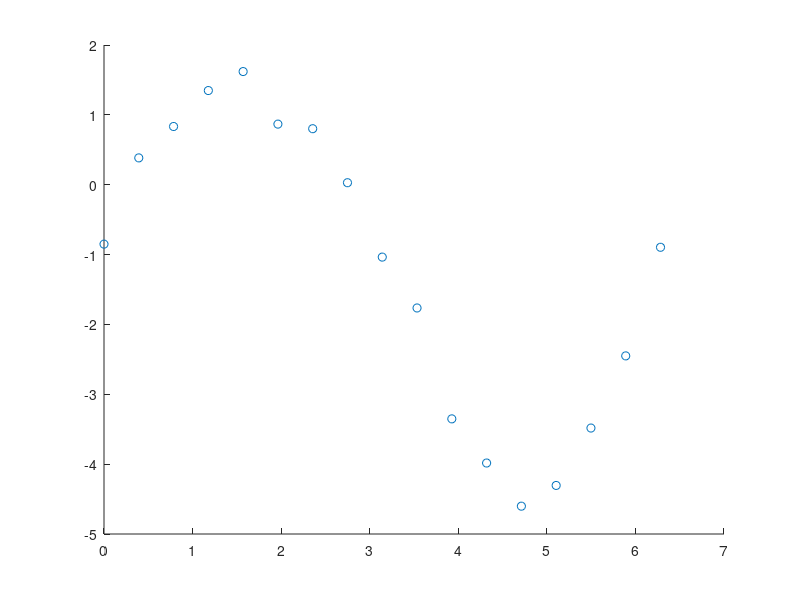

Write MATLAB code to recreate this figure. (Note: this script raises an error after producing the figure.)
function circleMagic
%     % generate simulatation data
    wx = [3 0.5];
    Ax = [1 11010];
    phix = [0 1];
    betax = [-pi/2 0];
    X = 0:pi/8:4*pi/2;
    Y = zeros(size(X));
    
    for ind = 1:length(wx)
        Y = Y + wx(ind) * sin(Ax(ind) * X + phix(ind)) + betax(ind) + rand(1, length(X))/3;
    end   
%     plot(Y, 'b');
    
%     % now fit the data

% return



    
%% Generate some data

% X = 2* pi*rand(100,1);
% X = sortrows(X);
% Y = 9 + 7*sin(2*X + 4*pi) + randn(100,1);

scatter(X,Y)

%%  Generate a fit

% Note that we need to pass three sets of input arguments to NonLinearModel
% # The X and Y data
% # A string describing our model
% # Starting conditions for the optimization solvers

% Generate some good starting conditions for the solvers

scatter(X, Y)
hold on

B01 = mean(Y);  % Vertical shift
B11 = (max(Y) - min(Y))/2; % Amplitude
B21 = 1; % Phase (Number of peaks)
B31 = 0; % Phase shift (eyeball the Curve)

B02 = mean(Y);  % Vertical shift
B12 = (max(Y) - min(Y))/2; % Amplitude
B22 = 1; % Phase (Number of peaks)
B32 = 0; % Phase shift (eyeball the Curve)

myFit = NonLinearModel.fit(X,Y, 'y ~ b01 + b11*sin(b21*x1 + b31) + b02 + b12*sin(b22*x1 + b32)', [B01, B11, B21, B31, B02, B12, B22, B32])

% Note that all the coefficient estimates are very good except for b3 where
% any even integer is equally valid

%% look at the complete set of methods

methods(myFit)

%% Generate a plot

hold on
plot(X, myFit.Fitted)
hold off

%% Generate a fit using an alternative syntax

% myFit2 = NonLinearModel.fit(X,Y, @(b,x)(b(1) + b(2)*sin(b(3)*x + b(4))), [B01, B11, B21, B31])  

end